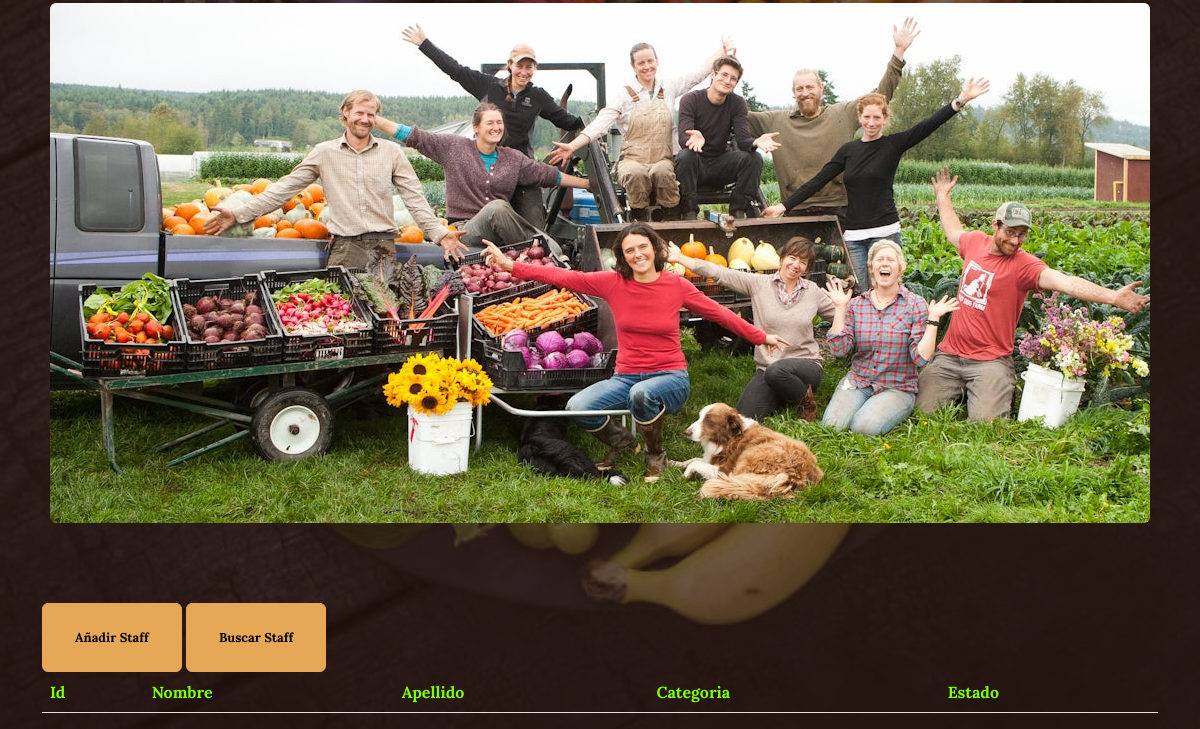
Page /Tienda/About/ (lower part) on the earlier database version.
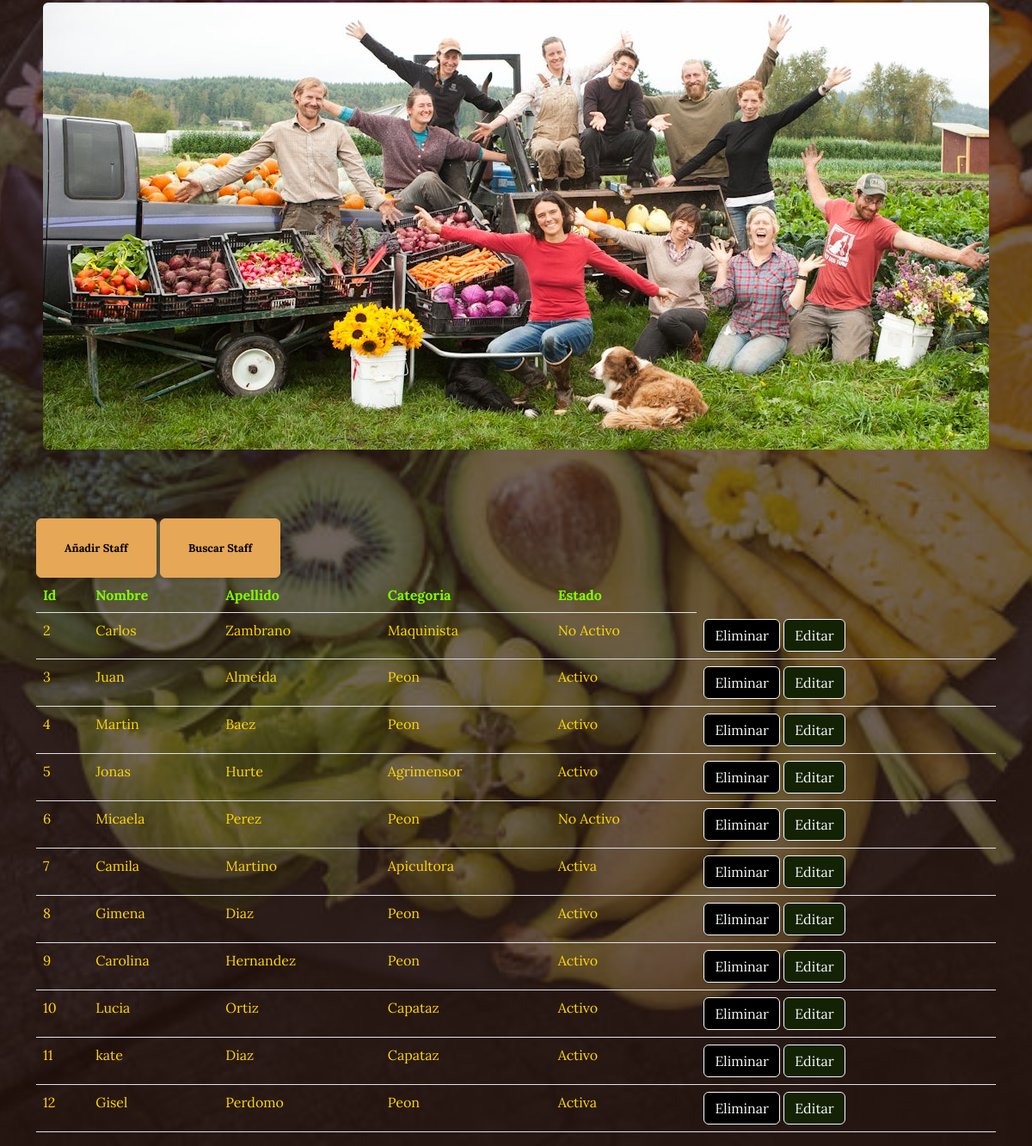
Same page on the later database version.
### Tienda/models.py (models this page shows)
class Staff(models.Model):
    sname = models.CharField(max_length=50)
    slname = models.CharField(max_length=50)
    scateg = models.CharField(max_length=50, null=True)
    sstatus = models.CharField(max_length=50)
    def __str__(self):
        return f"{self.sname} {self.slname} {self.scateg} {self.sstatus}"

### Tienda/views.py (the view)
# urls.py: path("About/", views.ver_staff, name='About'),
def ver_staff(request):
    staff = Staff.objects.all()
    dicc = {"staff": staff}
    print("contenido de productos")
    for name in staff:
        print(name.id, name.sname, name.slname, name.scateg, name.sstatus)
    print("contendio de dicc")
    print(dicc)
    plantilla = loader.get_template("nosotros.html")
    documento = plantilla.render(dicc)
    print("contenido de documento")
    print(documento)
    return HttpResponse(documento)

### Tienda/template/nosotros.html (shortened to what this page needs)
{%extends "home.html"%}
{%load static%}
{%block encabezado%}
<section class="page-section clearfix">
    <div class="container">
        <div class="" style="text-align: center;">
            <img class="intro-img img-fluid mb-3 mb-lg-0 rounded" src="{% static 'Tienda/assets/img/crew.png' %}" alt="..." />
        </div>
    </div>
</section>
{%endblock%}
{%block contenido%}
<div class="container" style="margin:auto">
    <a class="btn btn-primary btn-xl" style="margin: auto;" href="{%url 'NStaff'%}">Añadir Staff</a>
    <a class="btn btn-primary btn-xl" style="margin: auto;" href="{%url 'StBuscar'%}">Buscar Staff</a>
    <table class="table">
        <thead>
            <tr>
                <th scope="col" style="color: chartreuse;">Id</th>
                <th scope="col" style="color: chartreuse;">Nombre</th>
                <th scope="col" style="color: chartreuse;">Apellido</th>
                <th scope="col" style="color: chartreuse;">Categoria</th>
                <th scope="col" style="color: chartreuse;">Estado</th>
            </tr>
        </thead>
        <tbody>
            {%for n in staff%}
            <tr>
                <td style="color: gold;">{{n.id}}</td>
                <td style="color: gold;">{{n.sname}}</td>
                <td style="color: gold;">{{n.slname}}</td>
                <td style="color: gold;">{{n.scateg}}</td>
                <td style="color: gold;">{{n.sstatus}}</td>
                <td>
                <a type="button" class="btn btn-outline-light" style="background-color: black;" href="{%url 'el_staff' n.id%}">Eliminar</a>
                <a type="button" class="btn btn-outline-light" style="background-color: rgb(18, 34, 2);" href="{%url 'edit_staff' n.id%}">Editar</a>
                </td>
            </tr>
            {%endfor%}
        </tbody>
    </table>
</div>
{%endblock%}

Differences in the rows shown:
added Staff: id "2", sname "Carlos", slname "Zambrano", scateg "Maquinista", sstatus "No Activo"
added Staff: id "3", sname "Juan", slname "Almeida", scateg "Peon", sstatus "Activo"
added Staff: id "4", sname "Martin", slname "Baez", scateg "Peon", sstatus "Activo"
added Staff: id "5", sname "Jonas", slname "Hurte", scateg "Agrimensor", sstatus "Activo"
added Staff: id "6", sname "Micaela", slname "Perez", scateg "Peon", sstatus "No Activo"
added Staff: id "7", sname "Camila", slname "Martino", scateg "Apicultora", sstatus "Activa"
added Staff: id "8", sname "Gimena", slname "Diaz", scateg "Peon", sstatus "Activo"
added Staff: id "9", sname "Carolina", slname "Hernandez", scateg "Peon", sstatus "Activo"
added Staff: id "10", sname "Lucia", slname "Ortiz", scateg "Capataz", sstatus "Activo"
added Staff: id "11", sname "kate", slname "Diaz", scateg "Capataz", sstatus "Activo"
added Staff: id "12", sname "Gisel", slname "Perdomo", scateg "Peon", sstatus "Activa"
